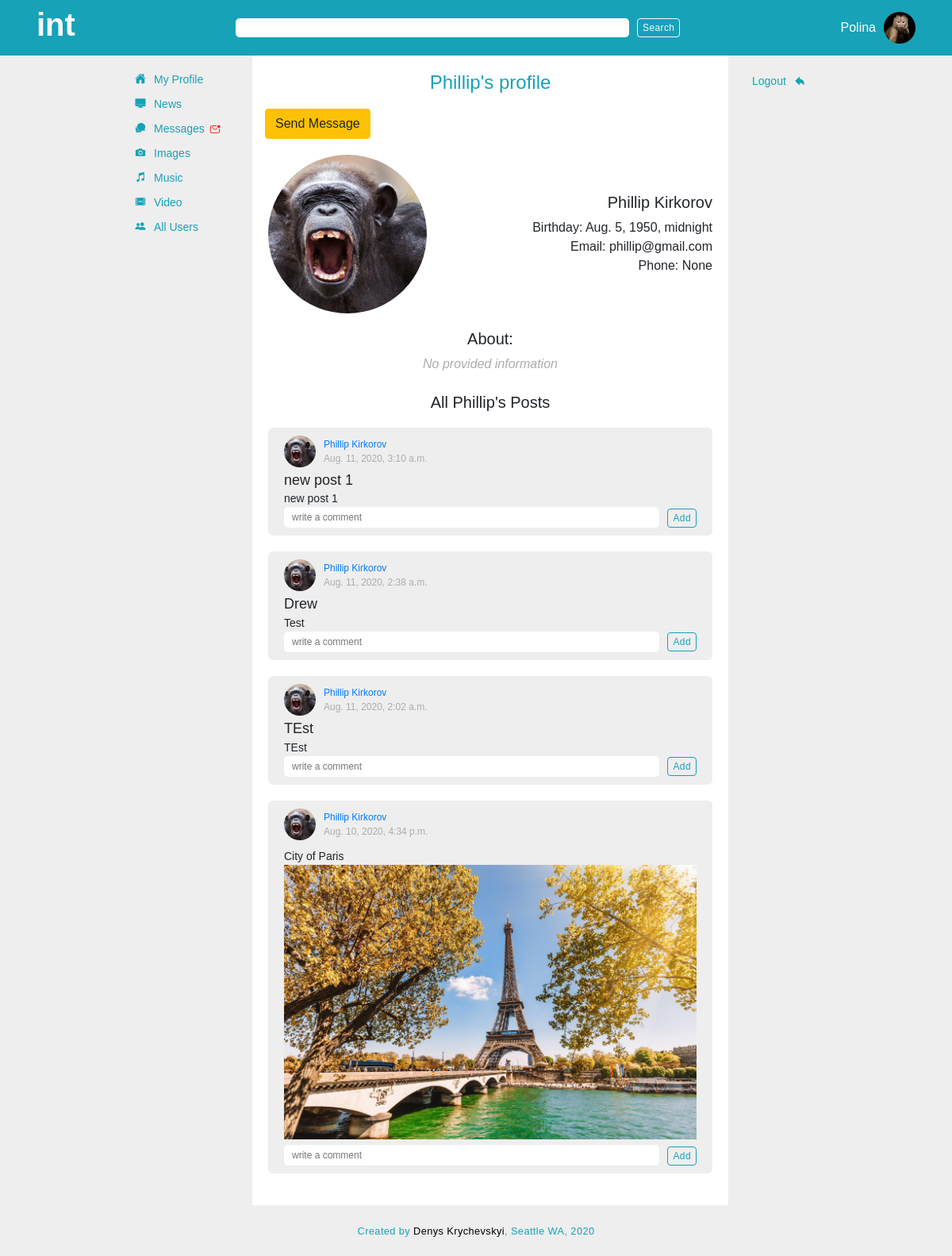
Screenshot of /user/5/profile (signed in) with the database file from the repository.
### app_one/models.py (models this page shows, shortened)
class User(models.Model):
    first_name = models.CharField(max_length = 255)
    last_name = models.CharField(max_length = 255)
    nickname = 	models.CharField(max_length = 50, blank=True, null = True)
    initials = 	models.CharField(max_length = 10, blank=True, null = True)
    birth_date = models.DateTimeField()
    avatar = models.ImageField(upload_to='avatars', default=None, blank=True, null = True)	#upload to avatars is a directory inside media directory, it will go like media/avatars
    email = models.TextField()
    has_message = models.IntegerField(default=0)
    phone_num = models.IntegerField(blank=True, null = True)
    about = models.TextField(blank=True, null = True)
    password = models.TextField()
    location = models.CharField(max_length = 255, blank=True, null = True)
    created_at = models.DateTimeField(auto_now_add = True)
    updated_at = models.DateTimeField(auto_now = True)
    objects = UserManager()

class Post(models.Model):
    title = models.CharField(max_length = 255, null = True, blank=True, default=None)
    content = models.TextField()
    post_image = models.ImageField(upload_to='post_images', default=None, blank=True, null = True)
    poster = models.ForeignKey(User, related_name = 'poster', on_delete=models.CASCADE)
    created_at = models.DateTimeField(auto_now_add = True)
    updated_at = models.DateTimeField(auto_now = True)
    objects = PostManager()

### app_one/views.py (the view)
# urls.py: path('user/<int:user_id>/profile', views.user_profile),
def user_profile(request, user_id):
    cur_user = User.objects.get(id=user_id)
    user_posts = cur_user.poster.all().order_by('-created_at')
    context = {
        'cur_user':User.objects.get(id=request.session['user_id']),
        'user':cur_user,
        'user_posts':user_posts
    }
    return render(request, 'profile.html', context)

### app_one/templates/profile.html (shortened to what this page needs)
{% load embed_video_tags %}
<!DOCTYPE html>
<html lang="en">
<head>
    {% include 'head.html' %}
</head>
<body>
    <div class="outer_container">
        {% include 'search.html' %}
        <div class="inner_container">
            <div class="inner">
                {% include 'navbar.html' %}
                <div class="main_container">
                    <div class="page_title_container">
                        <h4>{{user.first_name}}'s profile</h4>
                    </div>
                    <a href="/send_to/{{user.id}}" class="btn btn-warning ml-3">Send Message</a>
                    <div class="profile_page_container">
                        <div class="avatar_img">
                            <div class="box">
                                <img src="{{ MEDIA_URL }}{{ user.avatar }}" alt="{{ post.poster.first_name}}'s avatar">
                            </div>
                            <div class="profile_info">
                                <h5>{{ user.first_name }} {{ user.last_name }}</h5>
                                <p>Birthday: {{ user.birth_date}}</p>
                                <p>Email: {{ user.email}}</p>
                                <p>Phone: {{ user.phone_num}}</p>
                            </div>
                        </div>
                        <div class="about_user">
                            <h5>About:</h5>
                            {% if len.user.about > 0 %}
                            <p>{{ user.about}}</p>
                            {% else %}
                            <p class="no_provided">No provided information</p>
                            {% endif %}
                        </div>
                        <br>
                        <h5 class="text-center">All {{user.first_name}}'s Posts</h5>
                        {% for post in user_posts %}
                            <div class="post_container">
                                <div class="post_header">
                                        <div class="avatar">
                                            <a href="/user/{{ post.poster.id }}/profile" ><img src="{{ MEDIA_URL }}{{ post.poster.avatar }}" alt="{{ post.poster.first_name}}'s avatar"></a>
                                        </div>
                                        <div class="poster">
                                            <a href="/user/{{ post.poster.id }}/profile" class="poster_name">{{ post.poster.first_name }} {{ post.poster.last_name }}</a>
                                            <small>{{ post.created_at }}</small>
                                        </div>
                                </div>
                                {% if post.title %}
                                    <h3 class="post_title">{{ post.title }}</h3>
                                {% endif %}
                                <p class="post_content">{{ post.content }}</p>
                                {% if post.post_image %}
                                <div class="post_image_container">
                                    <img src="{{ MEDIA_URL }}{{ post.post_image }}" alt="">
                                </div>
                                {% endif %}
                                <div class="comment_container">
                                    <form action="/add_comment/post/{{ post.id }}" id="form_addComment" method="POST">
                                        <div class="comment_input">
                                            <div class="add_comment_input">
                                                <input type="text" name="comment" placeholder="write a comment">
                                            </div>
                                            <button class="btn btn-outline-info btn_add" >Add</button>
                                        </div>
                                    </form>
                                </div>
                            </div>
                        {% endfor %}
                    </div>
                </div>
                {% include 'sidebar.html' %}
            </div>
        </div>
    {% include 'footer.html' %}
    </div>
</body>
</html>

### app_one/templates/search.html
<div id="search_bar_container">
    <div id="search_bar">
        <div class="logo_container">
            <h1 class="logotip">int</h1>
        </div>
        <div class="form_container">
            <form action="" method="post" class="form-inline">
                <input class="search_bar1" type="search" name="" id="">
                <button class="btn btn-outline-light search_bar1_btn" type="submit">Search</button>
            </form>
        </div>
        <div class="current_user_container">
            {% if request.session.user_id != null %}
            <p>{{ cur_user.first_name }}</p>
            <img src="{{ MEDIA_URL }}{{ cur_user.avatar }}" alt="avatar">
            {% endif %}
        </div>
    </div>
</div>

### rows the page displays
User: first_name "Polina", avatar (picture)
User: first_name "Phillip", avatar (picture), last_name "Kirkorov", birth_date "Aug. 5, 1950, midnight", email "phillip@gmail.com", phone_num "None"
Post: poster.avatar (picture), poster.first_name "Phillip", poster.last_name "Kirkorov", created_at "Aug. 11, 2020, 3:10 a.m.", title "new post 1", content "new post 1"
Post: poster.avatar (picture), poster.first_name "Phillip", poster.last_name "Kirkorov", created_at "Aug. 11, 2020, 2:38 a.m.", title "Drew", content "Test"
Post: poster.avatar (picture), poster.first_name "Phillip", poster.last_name "Kirkorov", created_at "Aug. 11, 2020, 2:02 a.m.", title "TEst", content "TEst"
Post: poster.avatar (picture), poster.first_name "Phillip", poster.last_name "Kirkorov", created_at "Aug. 10, 2020, 4:34 p.m.", content "City of Paris", post_image (picture)
